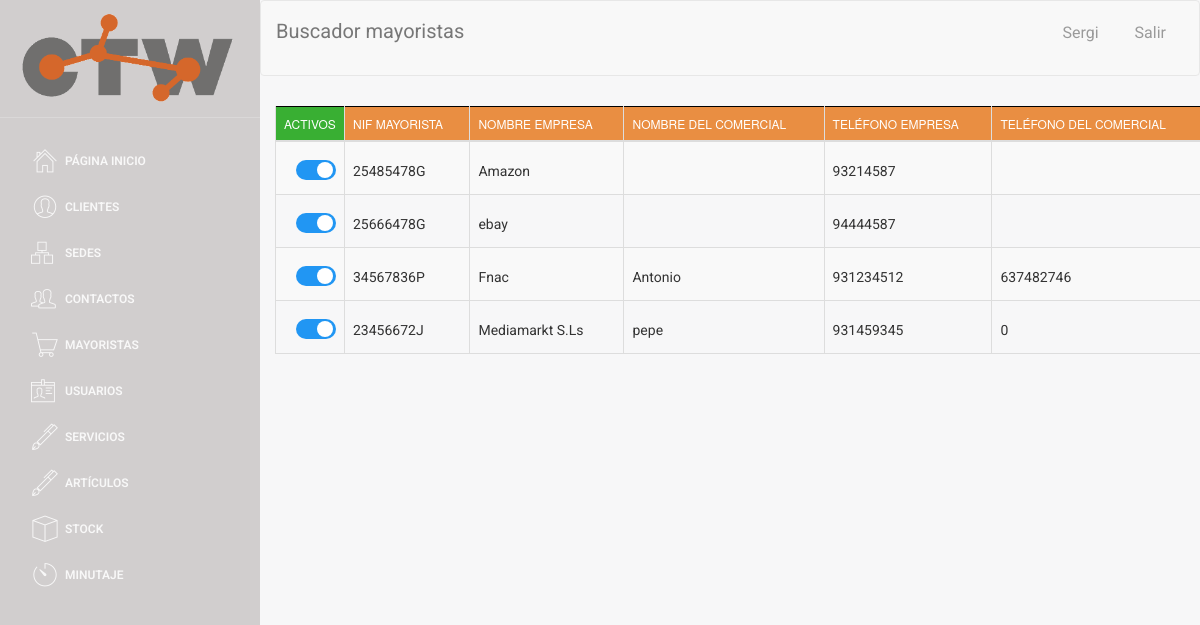
/buscador/buscador_mayoristas.php (signed in), run on the app's committed database.
### tables this page shows
CREATE TABLE `MAYORISTA` (
  `NIF_MAYORISTA` varchar(9) NOT NULL,
  `nombre_empresa` varchar(30) NOT NULL,
  `nombre_comercial` varchar(40) DEFAULT NULL,
  `telefono_empresa` int(9) NOT NULL,
  `telefono_comercial` int(9) DEFAULT NULL,
  `extension_telefono_comercial` int(8) DEFAULT NULL,
  `email_empresa` varchar(30) NOT NULL,
  `email_comercial` varchar(30) DEFAULT NULL,
  `ubicacion` varchar(50) DEFAULT NULL,
  `pais` varchar(30) DEFAULT NULL,
  `prefijo` int(5) DEFAULT NULL,
  `IBAN` varchar(50) DEFAULT NULL,
  `activo` tinyint(1) NOT NULL DEFAULT '1'
);

### web/assets/php/selects.php (called while the page is built, shortened)
<?php
function select_all_mayorista()
{
    $conn = connect();
    $sql = "SELECT *
    FROM MAYORISTA
    ORDER BY nombre_empresa asc";
    $data = $conn->query($sql);
    return $data;
}

### web/buscador/buscador_mayoristas.php (the view, shortened to what this page needs)
<!doctype html>
<?php
include('../assets/php/selects.php');
include('../assets/php/functions.php');
if ($_SESSION["login_done"] == true){
?>
<html lang="en">
<head>
</head>
<body>
<div class="wrapper">
    <div class="sidebar">
        <div class="sidebar-wrapper">
        </div>
    </div>
    <div class="main-panel">
        <nav class="navbar navbar-default navbar-fixed">
            <div class="container-fluid">
                <div class="navbar-header">
                <a class="navbar-brand">Buscador mayoristas</a>
            </div>
            <div class="collapse navbar-collapse">
            </div>
        </div>
        </nav>
        <div class="content2">
            <div class="container-fluid">
                <div class="row">
                    <div>
                        <div>
                            <table id="buscador_mayorista" class="table table-striped table-bordered">
                                <thead>
                                <tr>
                                    <th style="background-color: #39AF33; width: 3px;">Activos</th>
                                    <th>Nif mayorista</th>
                                    <th>Nombre empresa</th>
                                    <th>Nombre del comercial</th>
                                    <th>Teléfono empresa</th>
                                    <th>Teléfono del comercial</th>
                                </tr>
                                </thead>
                                <tbody>
                                <?php
                                $data = select_all_mayorista();
                                if ($data->num_rows > 0) {
                                    while ($row = $data->fetch_assoc()) {
                                        $pk = $row['NIF_MAYORISTA'];
                                        ?>
                                        <tr>
                                            <?php checkbox_mayorista($row['activo'],$row['NIF_MAYORISTA']  )?>
                                            <td><label style="margin-top: 11px;"><a href="#" class="NIF_MAYORISTA"
                                                                                    data-pk=<?php echo "\"$pk\""; ?>><?php echo $row['NIF_MAYORISTA'] ?> </a></label>
                                            </td>
                                            <td><label style="margin-top: 11px;"><a href="#" class="nombre_empresa"
                                                                                    data-pk=<?php echo "\"$pk\""; ?>><?php echo $row['nombre_empresa'] ?> </a></label>
                                            </td>
                                            <td><label style="margin-top: 11px;"><a href="#" class="nombre_comercial"
                                                                                    data-pk=<?php echo "\"$pk\""; ?>><?php echo $row['nombre_comercial'] ?> </a></label>
                                            </td>
                                            <td><label style="margin-top: 11px;"><a href="#" class="telefono_empresa"
                                                                                    data-pk=<?php echo "\"$pk\""; ?>><?php echo $row['telefono_empresa'] ?> </a></label>
                                            </td>
                                            <td><label style="margin-top: 11px;"><a href="#" class="telefono_comercial"
                                                                                    data-pk=<?php echo "\"$pk\""; ?>><?php echo $row['telefono_comercial'] ?> </a></label>
                                            </td>
                                        </tr>
                                        <?php
                                    }
                                } else {
                                    echo "0 results";
                                }
                                ?>
                                </tbody>
                            </table>
                        </div>
                    </div>
                </div>
            </div>
        </div>
    </div>
</div>
</body>
</html>
<?php
} else {
    echo "false";
    header("location:../index.php");
}
?>

### web/assets/php/functions.php (shortened to what this page needs)
<html>
    <?php
function checkbox_mayorista($activo, $NIF_MAYORISTA)
{
    if ($activo == 0) {
        echo "<td><label style=\"margin-top: 10px; margin-left:12px;\" class=\"switcha\" ><a class=\"checkbox_activo\">&nbsp;0</a><input  type=\"checkbox\" onchange=\" onchange_mayorista('$NIF_MAYORISTA', $activo)\"><div  class=\"slider rounda\"></div></label></td>";
    } else {
        echo "<td><label style=\"margin-top: 10px; margin-left:12px;\" class=\"switcha\"><a  class=\"checkbox_activo\">&nbsp;1</a><input  type=\"checkbox\" checked onchange=\" onchange_mayorista('$NIF_MAYORISTA', $activo)\" ><div  class=\"slider rounda\"></div></label></td>";
    }
}
?>
</html>

### web/assets/css/micss.css (style rules this page uses)
.switcha { position: relative; display: inline-block; width: 40px; height: 20px; }
.slider { position: absolute; cursor: pointer; top: 0; left: 0; right: 0; bottom: 0; background-color: #ccc; -webkit-transition: .4s; transition: .4s; }
.slider:before { position: absolute; content: ""; height: 16px; width: 16px; left: 2px; bottom: 2px; background-color: white; -webkit-transition: .4s; transition: .4s; }
input:checked + .slider { background-color: #2196F3; }
input:checked + .slider:before { -webkit-transform: translateX(1px); -ms-transform: translateX(10px); transform: translateX(19px); }
.slider.rounda { border-radius: 34px; }
.slider.rounda:before { border-radius: 50%; }

### web/assets/css/table_editor.css (style rules this page uses)
a, a:hover { color: #000; }

### web/assets/css/table.css (style rules this page uses)
table { border: none; }
table thead, table tfoot { background-color: #e98e42; border: 1px solid black; }
a, a:hover { color: #000; }

### data on the page
mayorista: NIF_MAYORISTA "25485478G", nombre_empresa "Amazon", telefono_empresa "93214587"
mayorista: NIF_MAYORISTA "25666478G", nombre_empresa "ebay", telefono_empresa "94444587"
mayorista: NIF_MAYORISTA "34567836P", nombre_empresa "Fnac", nombre_comercial "Antonio", telefono_empresa "931234512", telefono_comercial "637482746"
mayorista: NIF_MAYORISTA "23456672J", nombre_empresa "Mediamarkt S.Ls", nombre_comercial "pepe", telefono_empresa "931459345", telefono_comercial "0"
